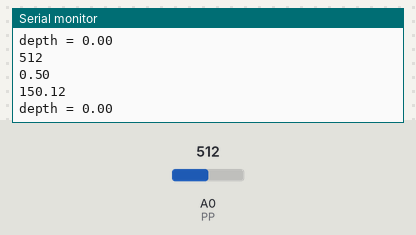
The sketch below on a simulated Arduino Uno, built with avr-gcc and run on an emulated ATmega328P. Parts: the last lines printed to the serial monitor. The inputs (shaded band) are chosen by the test bench; at power-on: A0 (PP) = 512.

Above: at 2.2 s.
2.3 s: A0 (PP) set to 716
At 2.41 s:
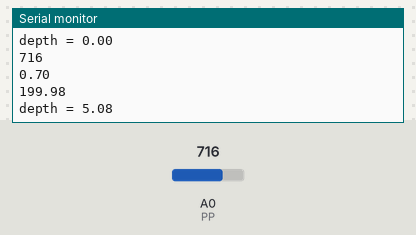
3.8 s: A0 (PP) set to 900
At 3.93 s:
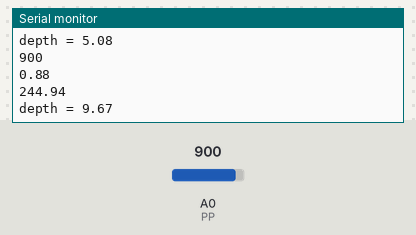
Timing chart, 0 to 6.8 s (numbered marks = the images above; inputs shaded):
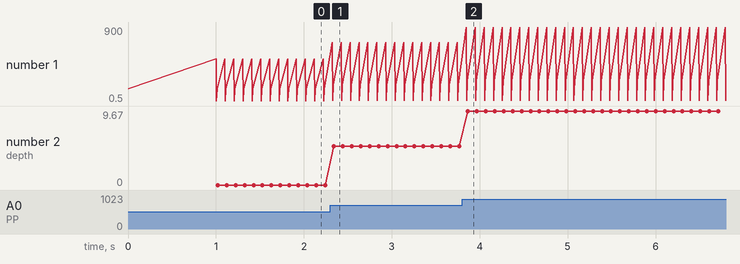

The sketch:

BasicPressureSensorMPX4250AP_NDwith_depth_v1.0.ino
```cpp
int PP = 0; // pressure pin number analog pin 0
int Pvalue = 0;
float Ppercent = 0;
float Pkpa = 0;
float depth = 0;
float surfaceP = 0;

void setup() {
  // put your setup code here, to run once:
  Serial.begin(9600);
  pinMode(PP,INPUT);
  surfaceP = 250*(float(analogRead(PP))/1023)+25;
  Serial.println(surfaceP);
  delay(1000);

}

void loop() {
  // put your main code here, to run repeatedly:
  Pvalue = analogRead(PP);
  Serial.println(Pvalue);
  Ppercent = float(Pvalue)/1023;
  Serial.println(Ppercent);
  Pkpa = 250*Ppercent+25;
  Serial.println(Pkpa);
  depth = (Pkpa - surfaceP)/9.81;
  Serial.print("depth = ");
  Serial.println(depth);
  delay(100);

}
```

Measured:
- after the input at 2.3 s, the serial monitor: prints a new line at once (image 1)
- after the input at 3.8 s, the serial monitor: prints a new line after 0.05 s (image 2)
- plotted number 1: 150.12 → 199.98 after the input at 2.3 s, 199.98 → 244.94 after the input at 3.8 s
- plotted number 2: 0 → 5.08 after the input at 2.3 s, 5.08 → 9.67 after the input at 3.8 s
